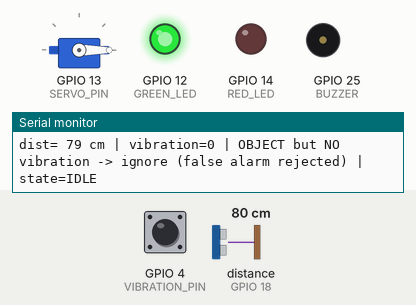
Simulated run of this sketch. Board: ESP32. Shown: servo, output pins drawn as LEDs (lit = HIGH), buzzer (waves = sounding, pin HIGH), the last lines printed to the serial monitor. Wiring (from diagram.json): ultrasonic range finder: trigger GPIO 5; echo GPIO 18. The test bench sets the inputs (shaded band); at power-on: GPIO 4 (VIBRATION_PIN) HIGH, distance to the obstacle (sensor on GPIO 18) 80 cm. The echo pulse lasts 58.3 µs per cm; pins used as bus, display or sensor lines are not drawn.

Above: at 1.2 s.
1.3 s: GPIO 4 (VIBRATION_PIN) pulled LOW for 0.15 s
At 2.2 s:
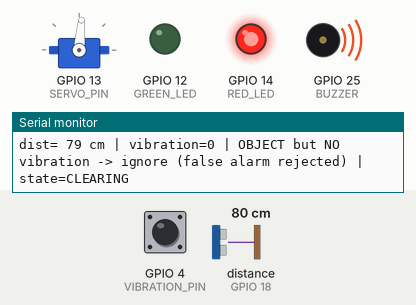
6.3 s: GPIO 4 (VIBRATION_PIN) pulled LOW for 1 s
At 9.7 s:
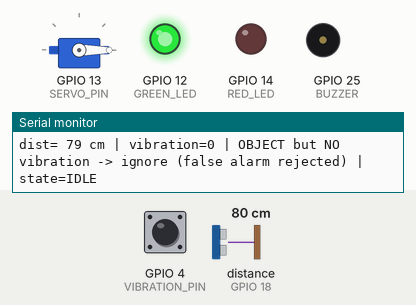
10.3 s: GPIO 4 (VIBRATION_PIN) pulled LOW for 3.2 s
At 11.8 s:
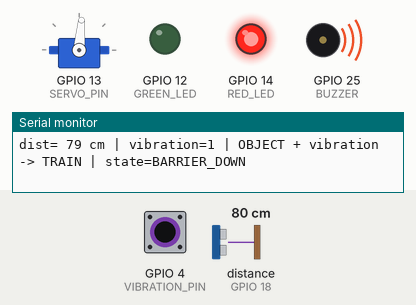
Timing chart, 0 to 17.1 s (numbered marks = the images above; inputs shaded):
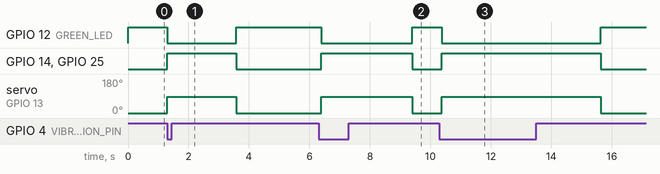

The sketch:

sketch.ino
```cpp
#include <ESP32Servo.h>

// --- Pins ---
const int TRIG = 5, ECHO = 18;
const int SERVO_PIN = 13;
const int RED_LED = 14, GREEN_LED = 12, BUZZER = 25;
const int VIBRATION_PIN = 4;     // pushbutton = simulated rail vibration

// --- Tunable thresholds ---
const int THRESHOLD_CM = 100;    // "object close" within this distance
const int CLEAR_MS     = 2000;   // how long clear before reopening

Servo barrier;
String state = "IDLE";
unsigned long clearStart = 0;

long readDistanceCm() {
  digitalWrite(TRIG, LOW);  delayMicroseconds(2);
  digitalWrite(TRIG, HIGH); delayMicroseconds(10);
  digitalWrite(TRIG, LOW);
  long dur = pulseIn(ECHO, HIGH, 30000);
  return dur == 0 ? 999 : dur * 0.034 / 2;
}

void setBarrier(bool closed) {
  barrier.write(closed ? 85 : 0);
  digitalWrite(RED_LED, closed);
  digitalWrite(GREEN_LED, !closed);
  digitalWrite(BUZZER, closed);
}

void setup() {
  Serial.begin(115200);
  pinMode(TRIG, OUTPUT); pinMode(ECHO, INPUT);
  pinMode(RED_LED, OUTPUT); pinMode(GREEN_LED, OUTPUT); pinMode(BUZZER, OUTPUT);
  pinMode(VIBRATION_PIN, INPUT_PULLUP);   // button: pressed = LOW
  barrier.attach(SERVO_PIN);
  setBarrier(false);   // start open
}

void loop() {
  long d = readDistanceCm();
  bool vibration = (digitalRead(VIBRATION_PIN) == LOW);   // pressed = vibration present

  // --- THE DECIDING FACTOR: sensor fusion ---
  // A real train trips BOTH the distance sensor AND rail vibration.
  // An animal / stray object trips distance only -> NOT a train -> gate stays open.
  bool objectClose   = (d < THRESHOLD_CM);
  bool trainDetected = objectClose && vibration;

  // Helpful live readout showing WHY it decided what it did
  String reason;
  if (!objectClose)            reason = "clear";
  else if (objectClose && !vibration) reason = "OBJECT but NO vibration -> ignore (false alarm rejected)";
  else                         reason = "OBJECT + vibration -> TRAIN";
  Serial.printf("dist=%3ld cm | vibration=%d | %s | state=%s\n",
                d, vibration, reason.c_str(), state.c_str());

  if (state == "IDLE" && trainDetected) {
    state = "BARRIER_DOWN"; setBarrier(true);
  }
  else if (state == "BARRIER_DOWN" && (!objectClose || !vibration)) {
    state = "CLEARING"; clearStart = millis();
  }
  else if (state == "CLEARING") {
    if (trainDetected) { state = "BARRIER_DOWN"; }
    else if (millis() - clearStart > CLEAR_MS) { state = "IDLE"; setBarrier(false); }
  }
  delay(100);
}
```

Measured:
- after the input at 1.3 s, GPIO 12 (GREEN_LED): HIGH → LOW at once, → HIGH 2.3 s later; GPIO 14 (RED_LED), GPIO 25 (BUZZER): LOW → HIGH at once, → LOW 2.3 s later; servo on GPIO 13 (SERVO_PIN): 0° → 85° at once, → 0° 2.3 s later
- after the input at 6.3 s, GPIO 12 (GREEN_LED): HIGH → LOW after 0.09 s, → HIGH 3.0 s later; GPIO 14 (RED_LED), GPIO 25 (BUZZER): LOW → HIGH after 0.09 s, → LOW 3.0 s later; servo on GPIO 13 (SERVO_PIN): 0° → 85° after 0.09 s, → 0° 3.0 s later
- after the input at 10.3 s, GPIO 12 (GREEN_LED): HIGH → LOW after 0.08 s, → HIGH 5.3 s later; GPIO 14 (RED_LED), GPIO 25 (BUZZER): LOW → HIGH after 0.08 s, → LOW 5.3 s later; servo on GPIO 13 (SERVO_PIN): 0° → 85° after 0.08 s, → 0° 5.3 s later
